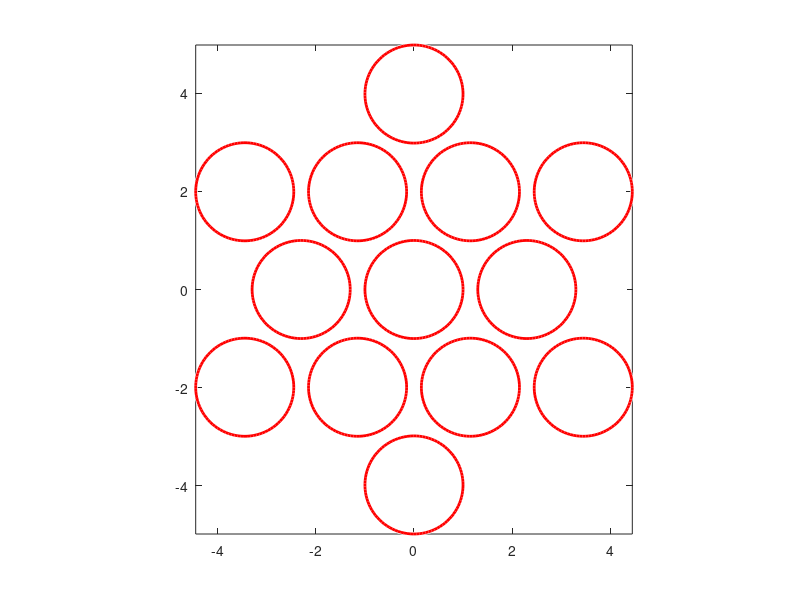

This chart was generated by the following MATLAB code: (Note: this script raises an error after producing the figure.)

w = 0.3;
r = 1;

Rh = zeros(2,11);

% nearest neighbor
for jj = 0:2:10
    ang = jj*pi/6;
    Rh(:, jj+1) = (2*r+w)*[cos(ang);sin(ang)];
end

% next nearest neight
for jj = 1:2:11
    ang = (jj-1)*pi/6 + pi/6;
    Rh(:, jj+1) = sqrt(3)*(2*r+w)*[cos(ang);sin(ang)];
end

box on;
viscircles([Rh,[0;0]]', r*ones(13,1));
axis image;
% %% this is the part the generates the permutation of symbols
% allsymbols = 0:11;
% np = 6;
% tmpsblseq = zeros(1, 2);
% NSYMS = 12;
% for ii = 1:NSYMS^np
%     n1 = ii;
%     for jj = 1:np %% determine the digits of the sequence
%         n2 = rem(n1,NSYMS);
%         n1 = fix(n1/NSYMS);
%         tmpsblseq(ii,jj) = n2;
%     end
% end


%%
clear;
np = 3;
tmpsblseq = genNecklaces(np, 12);

% now let us do the symbol reduction for the hard disk 
sblseq = [];
[nx, ~] = size(tmpsblseq);
for ii = 1:nx
    tp = tmpsblseq(ii, :);
    tp = [tp, tp(1)]; % make this periodic to check the last symbol
    test = 1;
    for jj = 2:np+1
        if tp(jj) == tp(jj-1)
            test = 0;
            break;
        end
        numdiff = abs(tp(jj) - tp(jj - 1));
        if numdiff > 6
            numdiff = 12 - numdiff;
        end
        if mod(tp(jj - 1), 2) % odd, change of number should be at least 3
           if numdiff < 3
               test = 0;
               break;
           end
        else
            % even, change of number should be at least 2
           if numdiff < 2
               test = 0;
               break;
           end
        end
    end
    if test == 0
        disp('not a valid sequence for current prunning')
    else
        tp = tp(1:np);
        [~,index] = min(tp(1:np));
        tp = [tp(index:end), tp(1:index-1)];
        sblseq = [sblseq;tp(1:np)];
    end
end

sblseq = unique(sblseq, 'rows');



[sbmat, thmat] = linkminsearch(sblseq);


%%
[nx, ny] = size(sbmat);
for num = 1
tmpseq = sbmat(num, :);
newth = thmat(num, :);

clear Rv rv
linknum = tmpseq(1)+1;
Rv(:,1) = [0;0];
rv(:,1) = r*[cos(newth(1));sin(newth(1))];


for ii = 2: length(tmpseq)
    Rv(:,ii) = Rh(:, linknum) + Rv(:,ii - 1);
    rv(:,ii) = Rv(:,ii) + r*[cos(newth(ii));sin(newth(ii))];
    linknum = tmpseq(ii)+1;
end
Rv(:,ii+1) = Rh(:, linknum) + Rv(:,ii);
rv(:,ii+1) = Rv(:,ii+1) + r*[cos(newth(1));sin(newth(1))];
linknum = tmpseq(1)+1;
Rv(:,ii+2) = Rh(:, linknum) + Rv(:,ii+1);
rv(:,ii+2) = Rv(:,ii+2) + r*[cos(newth(2));sin(newth(2))];


viscircles(Rv', r*ones(length(Rv),1));
hold on;
plot(Rv(1, :), Rv(2, :), 'o')
plot(rv(1, :), rv(2, :), '-o')
axis image;
% 
end

%%
% check for intersection to determine the validity of the path
% given a symbol and two theta

jj = 2
symbol = sbmat(num, jj);
R(:,1) = [0;0]; % due to translational symmetry
R(:,2) = Rh(:,symbol+1);

% assume those angles are are provided
th1 = thmat(num, jj);
sndidx = jj+1;
if jj+1 > np
    sndidx = 1;
end
th2 = thmat(num, sndidx);
%
pt1 = R(:,1) + r*[cos(th1);sin(th1)];
pt2 = R(:,2) + r*[cos(th2);sin(th2)];
seg = pt2 - pt1;
seglen = sqrt(dot(seg,seg));
seghat = seg/seglen;
cr(:, 1) = R(:,1) - pt1;
cr(:, 2) = R(:,2) - pt1;

if mod(symbol, 2)
    R(:,3) = Rh(:,mod(symbol-1,12)+1);
    R(:,4) = Rh(:,mod(symbol+1,12)+1);
else
    R(:,3) = Rh(:,mod(symbol-2,12)+1);
    R(:,4) = Rh(:,mod(symbol+2,12)+1);
end

cr(:, 3) = R(:,3) - pt1;
cr(:, 4) = R(:,4) - pt1;
test = 0;
projm = zeros(2,4);
for ii = 1:4
    proj = dot(cr(:, ii),seghat);
    if proj < 0 || proj > seglen
        continue;
    else
       projv = proj*seghat;
       distv = pt1 + projv - R(:,ii);
       projm(:,ii) = projv+pt1;
       distl = sqrt(dot(distv, distv));
       if distl < r
           test  = 1;
           break;
       end
    end
end

% close gcf
viscircles(R', r*ones(length(R),1));
line([pt1(1),pt2(1)], [pt1(2),pt2(2)]); hold on;
plot(projm(1,:),projm(2,:),'o')
axis image

%%
clear
w = 0.3;
r = 1;

Rh = zeros(2,11);

% nearest neighbor
for jj = 0:2:10
    ang = jj*pi/6;
    Rh(:, jj+1) = (2*r+w)*[cos(ang);sin(ang)];
end

% next nearest neight
for jj = 1:2:11
    ang = (jj-1)*pi/6 + pi/6;
    Rh(:, jj+1) = sqrt(3)*(2*r+w)*[cos(ang);sin(ang)];
end

for np = 2:8
    load(strcat('period_',num2str(np)));
    lambdas = [];
    [nx,ny] = size(sbmat);
    Rv = zeros(2, ny+1);
    rv = zeros(2, ny+1);
    Nv = zeros(2, 1);
    Tv = 0;
    for num = 1:nx

        tmpseq = sbmat(num, :);
        newth  = thmat(num, :);

        linknum = tmpseq(1)+1;
        Rv(:,1) = [0;0];
        rv(:,1) = r*[cos(newth(1));sin(newth(1))];


        for ii = 2: ny
            Rv(:,ii) = Rh(:, linknum) + Rv(:,ii - 1);
            rv(:,ii) = Rv(:,ii) + r*[cos(newth(ii));sin(newth(ii))];
            linknum = tmpseq(ii)+1;
        end
        Rv(:,ii+1) = Rh(:, linknum) + Rv(:,ii);
        rv(:,ii+1) = Rv(:,ii+1) + r*[cos(newth(1));sin(newth(1))];
        lambdae = 1;
        newth = [newth,newth(1)];
        for ii = 1:ny
            th = newth(ii+1);
            tmpvec1 = r*[cos(th);sin(th)];
            tmpvec2 = rv(:,ii+1)-rv(:,ii);
            lenvec2 = sqrt(dot(tmpvec2, tmpvec2)); %% flight time
            cosph = -dot(tmpvec2,tmpvec1)/(r*lenvec2);
            jac = [1,lenvec2;0,1]*[1,0;2/(r*cosph),1];
            lambda = eig(jac);
            lambdae = lambdae*max(abs(lambda));
        end
        lambdas(num) = lambdae; %% stability
        Nv(:, num) = rv(:, end) - rv(:, 1); %% displacement
        Tv(num) = sum(sqrt(sum(diff(rv, 1, 2).^2, 1))); %%flight time
    end
    Nvmat{np} = Nv;
    Tvmat{np} = Tv;
    lambdamat{np} = lambdas;

end
%%
tp = [];
np = [];
nv = [];
tv = [];
for ii = 2:length(lambdamat)
    tp = [tp,lambdamat{ii}];
    np = [np,ii*ones(1,length(lambdamat{ii}))];
    nv = [nv, Nvmat{ii}];
    tv = [tv, Tvmat{ii}];
end
mv = log(tp);
tp = 1./tp;

%%

j = 1;
for i = 2:8
    j
    zeta(j) = 1 - zetaderivest(i, np, tp);
    Tv(j) = zetaderivest(i, np, tp, tv);
    Mv(j) = zetaderivest(i, np, tp, mv);
    Nxx(j) = zetaderivest(i, np, tp, nv(1, :), nv(1, :));
    Nyy(j) = zetaderivest(i, np, tp, nv(2, :), nv(2, :));
    j = j+1;
end
%%
lyapunov = Mv./Tv;
diffcoef = (Nxx + Nyy)./(2*2*Tv);

%%


for ii = 8:8
    tmp = importdata(strcat('cpp/l', num2str(ii), '.txt'));
    sbmat = tmp(:, 1:ii);
    thmat = tmp(:, ii+1:end);
    [sbmat, thmat] = removedup(ii, sbmat, thmat);
    save(strcat('period_', num2str(ii), '.mat'), 'sbmat', 'thmat');
end